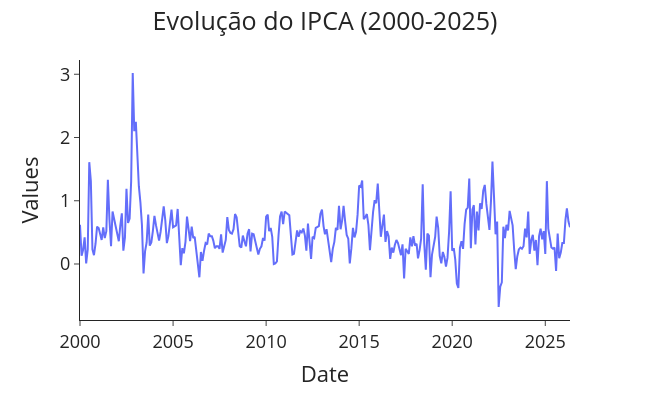

Notebook source saved alongside this figure:
### Code cell
# Plotting

import plotly.express as px
def plotting(title, data, x, y, x_label, y_label ):
    fig = px.line(data, x=df_master[x], y=df_master[y], labels={x: x_label, y: y_label})

    fig.update_layout(template='simple_white', font=dict(size=18), title_text = title, width=650, title_x = 0.5, height = 400)

    fig.show()

plotting('Evolução do IPCA (2000-2025)', df_master, 'data', 'ipca', 'Date', 'Values')

### Figure 1 — Plotly figure (JSON) as saved in the notebook; plotly's stock layout.template omitted (floating-point values rounded to 4 significant figures; data arrays with more than 128 entries replaced by an {"elided": "..."} marker saying what was removed)
{"data": [{"hovertemplate": "Date=%{x}<br>Values=%{y}<extra></extra>", "legendgroup": "", "line": {"color": "#636efa", "dash": "solid"}, "marker": {"symbol": "circle"}, "mode": "lines", "name": "", "orientation": "v", "showlegend": false, "type": "scatter", "x": {"elided": "317 str values"}, "xaxis": "x", "y": {"elided": "317 float values"}, "yaxis": "y"}], "layout": {"font": {"size": 18}, "height": 400, "legend": {"tracegroupgap": 0}, "margin": {"t": 60}, "title": {"text": "Evolução do IPCA (2000-2025)", "x": 0.5}, "width": 650, "xaxis": {"anchor": "y", "domain": [0, 1], "title": {"text": "Date"}}, "yaxis": {"anchor": "x", "domain": [0, 1], "title": {"text": "Values"}}}}
